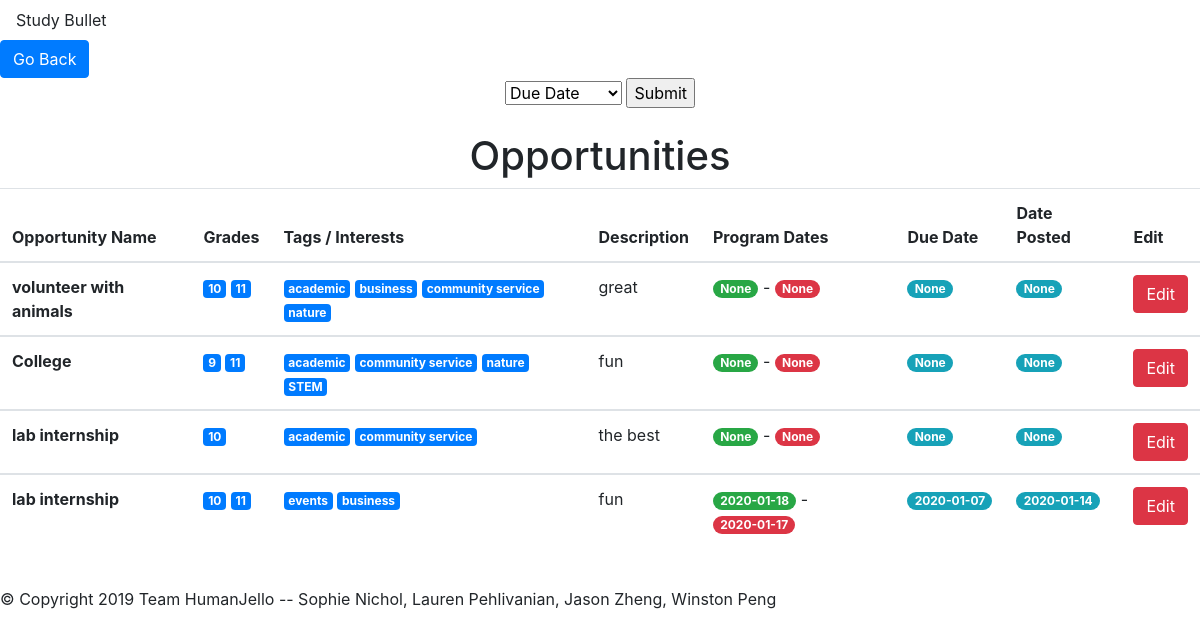
Before: /allOps (signed in) with the older database file.
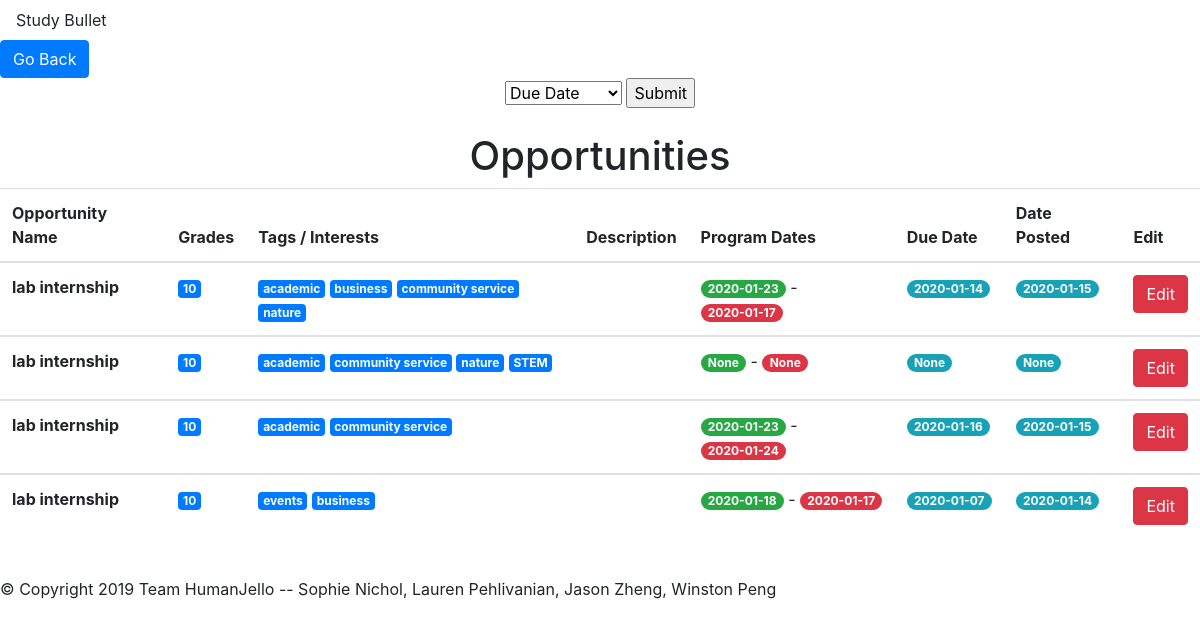
After: the same page with the newer database file.
### tables this page shows
CREATE TABLE opportunities (
                opid INTEGER PRIMARY KEY,
                name TEXT,
                events BOOLEAN,
                academic BOOLEAN,
                business BOOLEAN,
                community_service BOOLEAN,
                leadership BOOLEAN,
                museums BOOLEAN,
                nature BOOLEAN,
                stem BOOLEAN,
                humanities BOOLEAN,
                scholarships BOOLEAN,
                description TEXT,
                link TEXT,
                cost INTEGER,
                gr9 BOOLEAN,
                gr10 BOOLEAN,
                gr11 BOOLEAN,
                gr12 BOOLEAN,
                location TEXT,
                duedate TEXT,
                posted TEXT,
                start_date TEXT,
                end_date TEXT,
                notes TEXT
                );

### app.py (the view)
@app.route("/allOps")
def allOps():
    if checkAuth():
        collection = dbfunctions.getAllOps(c)
        print(collection)
        return render_template('allOps.html', op_list = collection, admin=isAdmin())
    return redirect(url_for('root'))

### app.py (called while the page is built)
def checkAuth(): #checks if the user is logged in
    if "username" in session:
        return True
    else:
        return False

def isAdmin():
    return session['admin']

### dbfunctions.py (called while the page is built)
def getAllOps(c):
    c.execute("SELECT * FROM opportunities;")
    all = c.fetchall()
    return all

### templates/allOps.html (shortened to what this page needs)
{% extends "base.html" %}
{% block body %}
{% if admin %}<a href="/adminHome" class="btn btn-primary" role="button">Go Back</a>{% endif %}
<br>
<div align="center">
  <form action="/action_page.php">
    <select name="cars">
      <option value="duedate">Due Date</option>
    </select>
  <input type="submit">
</form>
<br>
  <h1> Opportunities </h1>
  <table class="table">
    <thead>
      <tr>
        <th scope="col">Opportunity Name</th>
        <th scope="col">Grades</th>
        <th scope="col">Tags / Interests</th>
        <th scope="col">Description</th>
        <th scope="col">Program Dates</th>
        <th scope="col">Due Date</th>
        <th scope="col">Date Posted</th>
        {% if admin %}<th scope="col">Edit</th>{% endif %}
      </tr>
    </thead>
    {% for item in op_list %}
    <tbody>
      <tr>
        <th scope="row">{{item[1]}}</th>
        <td>
          {% if item[15] %}<span class="badge badge-primary">9</span>{% endif %}
          {% if item[16] %}<span class="badge badge-primary">10</span>{% endif %}
          {% if item[17] %}<span class="badge badge-primary">11</span>{% endif %}
        </td>
        <td>
          {% if item[2] %}<span class="badge badge-primary">events</span>{% endif %}
          {% if item[3] %}<span class="badge badge-primary">academic</span>{% endif %}
          {% if item[4] %}<span class="badge badge-primary">business</span>{% endif %}
          {% if item[5] %}<span class="badge badge-primary">community service</span>{% endif %}
          {% if item[8] %}<span class="badge badge-primary">nature</span>{% endif %}
          {% if item[9] %}<span class="badge badge-primary">STEM</span>{% endif %}
        </td>
        <td><div style="overflow-y: scrollable;">{{item[12]}}</div></td>
        <td><span class="badge badge-pill badge-success">{{item[22]}}</span> -
            <span class="badge badge-pill badge-danger">{{item[23]}}</span>
        </td>
        <td><span class="badge badge-pill badge-info">{{item[20]}}</span></td>
        <td><span class="badge badge-pill badge-info">{{item[21]}}</span></td>
        {% if admin %}<td><a href="/editOpp/{{item[0]}}" class="btn btn-danger" role="button">Edit</a></td>{% endif %}
      {% endfor %}
    </tbody>
  </table>
  <br>
</div>
{% endblock %}

### templates/base.html (shortened to what this page needs)
<!DOCTYPE html>
<html>
  <head>
    <link rel="stylesheet" href="https://stackpath.bootstrapcdn.com/bootstrap/4.3.1/css/bootstrap.min.css">
  </head>
  <body>
    <header class="navbar navbar-expand navbar-dark flex-column flex-md-row bd-navbar">
      Study Bullet
    </header>
    {% block body %} {% endblock %}
  </body>
  <footer>
    {% block footer %}
    <p>&copy; Copyright 2019 Team HumanJello -- Sophie Nichol, Lauren Pehlivanian, Jason Zheng, Winston Peng</p>
    {% endblock %}
  </footer>
</html>

Changed rows visible on the page:
changed opportunities (number 1 of 4 on the later page): name "volunteer with animals" → "lab internship"; start_date "None" → "2020-01-23"; end_date "None" → "2020-01-17"; duedate "None" → "2020-01-14"; posted "None" → "2020-01-15"; gr11 True → False (drawn); description "great" → (not shown)
changed opportunities (number 2 of 4 on the later page): name "College" → "lab internship"; gr9 True → False (drawn); gr11 True → False (drawn); description "fun" → (not shown); now shows "10"
changed opportunities (number 3 of 4 on the later page): start_date "None" → "2020-01-23"; end_date "None" → "2020-01-24"; duedate "None" → "2020-01-16"; posted "None" → "2020-01-15"; description "the best" → (not shown)
changed opportunities (number 4 of 4 on the later page): gr11 True → False (drawn); description "fun" → (not shown)
